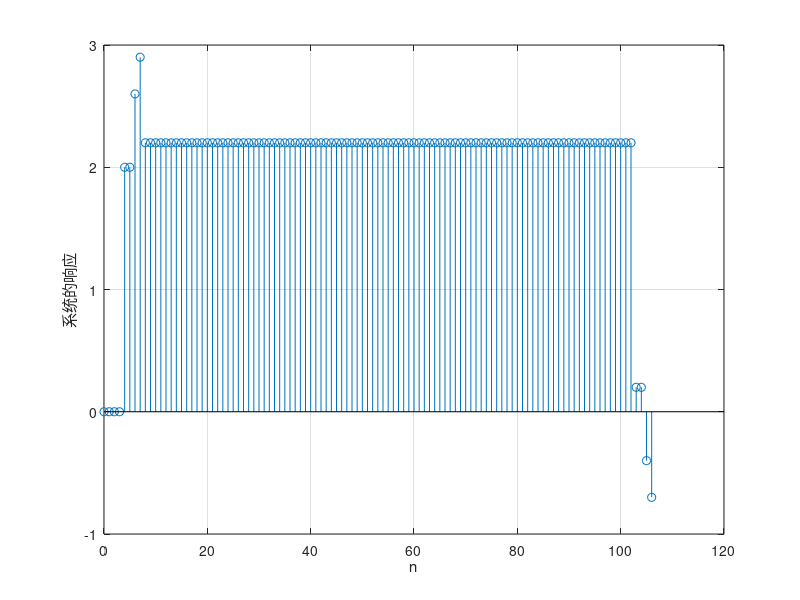

Here is the MATLAB script that generated this plot:
clc;clear;close all;
xn=[0,0,ones(1,99)];
hn=[0,0,2,0,0.6,0.3,-0.7];
y=conv(xn,hn);
stem(0:length(y)-1,y);
grid on;xlabel('n');ylabel('系统的响应');
